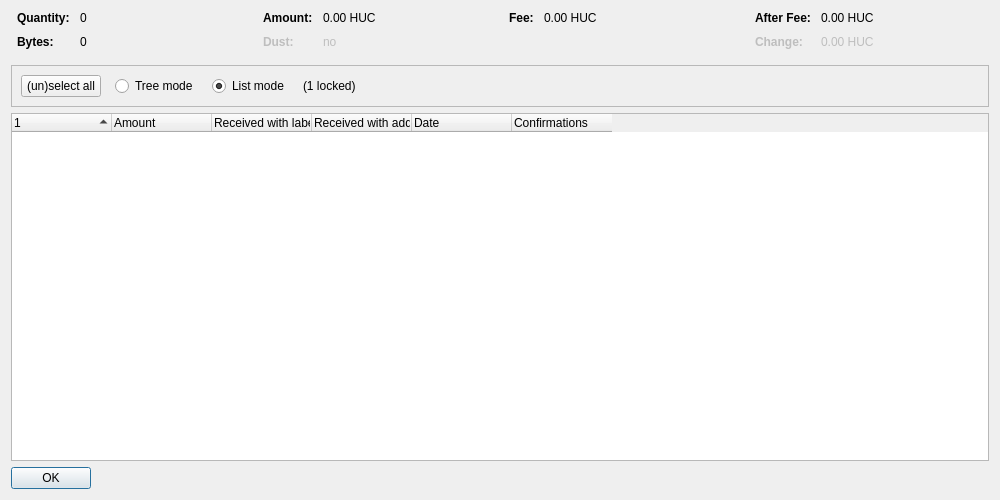
<?xml version="1.0" encoding="UTF-8"?>
<ui version="4.0">
 <class>CoinControlDialog</class>
 <widget class="QDialog" name="CoinControlDialog">
  <property name="geometry">
   <rect>
    <x>0</x>
    <y>0</y>
    <width>1000</width>
    <height>500</height>
   </rect>
  </property>
  <property name="windowTitle">
   <string>Coin Selection</string>
  </property>
  <layout class="QVBoxLayout" name="verticalLayout">
   <item>
    <layout class="QHBoxLayout" name="horizontalLayoutTop" stretch="0,0,0,0">
     <property name="topMargin">
      <number>0</number>
     </property>
     <property name="bottomMargin">
      <number>10</number>
     </property>
     <item>
      <layout class="QFormLayout" name="formLayoutCoinControl1">
       <property name="horizontalSpacing">
        <number>10</number>
       </property>
       <property name="verticalSpacing">
        <number>10</number>
       </property>
       <property name="leftMargin">
        <number>6</number>
       </property>
       <property name="rightMargin">
        <number>6</number>
       </property>
       <item row="0" column="0">
        <widget class="QLabel" name="labelCoinControlQuantityText">
         <property name="font">
          <font>
           <weight>75</weight>
           <bold>true</bold>
          </font>
         </property>
         <property name="text">
          <string>Quantity:</string>
         </property>
        </widget>
       </item>
       <item row="0" column="1">
        <widget class="QLabel" name="labelCoinControlQuantity">
         <property name="cursor">
          <cursorShape>IBeamCursor</cursorShape>
         </property>
         <property name="contextMenuPolicy">
          <enum>Qt::ActionsContextMenu</enum>
         </property>
         <property name="text">
          <string notr="true">0</string>
         </property>
         <property name="textInteractionFlags">
          <set>Qt::LinksAccessibleByMouse|Qt::TextSelectableByKeyboard|Qt::TextSelectableByMouse</set>
         </property>
        </widget>
       </item>
       <item row="1" column="0">
        <widget class="QLabel" name="labelCoinControlBytesText">
         <property name="font">
          <font>
           <weight>75</weight>
           <bold>true</bold>
          </font>
         </property>
         <property name="text">
          <string>Bytes:</string>
         </property>
        </widget>
       </item>
       <item row="1" column="1">
        <widget class="QLabel" name="labelCoinControlBytes">
         <property name="cursor">
          <cursorShape>IBeamCursor</cursorShape>
         </property>
         <property name="contextMenuPolicy">
          <enum>Qt::ActionsContextMenu</enum>
         </property>
         <property name="text">
          <string notr="true">0</string>
         </property>
         <property name="textInteractionFlags">
          <set>Qt::LinksAccessibleByMouse|Qt::TextSelectableByKeyboard|Qt::TextSelectableByMouse</set>
         </property>
        </widget>
       </item>
      </layout>
     </item>
     <item>
      <layout class="QFormLayout" name="formLayoutCoinControl2">
       <property name="horizontalSpacing">
        <number>10</number>
       </property>
       <property name="verticalSpacing">
        <number>10</number>
       </property>
       <property name="leftMargin">
        <number>6</number>
       </property>
       <property name="rightMargin">
        <number>6</number>
       </property>
       <item row="0" column="0">
        <widget class="QLabel" name="labelCoinControlAmountText">
         <property name="font">
          <font>
           <weight>75</weight>
           <bold>true</bold>
          </font>
         </property>
         <property name="text">
          <string>Amount:</string>
         </property>
        </widget>
       </item>
       <item row="0" column="1">
        <widget class="QLabel" name="labelCoinControlAmount">
         <property name="cursor">
          <cursorShape>IBeamCursor</cursorShape>
         </property>
         <property name="contextMenuPolicy">
          <enum>Qt::ActionsContextMenu</enum>
         </property>
         <property name="text">
          <string notr="true">0.00 HUC</string>
         </property>
         <property name="textInteractionFlags">
          <set>Qt::LinksAccessibleByMouse|Qt::TextSelectableByKeyboard|Qt::TextSelectableByMouse</set>
         </property>
        </widget>
       </item>
       <item row="1" column="0">
        <widget class="QLabel" name="labelCoinControlLowOutputText">
         <property name="enabled">
          <bool>false</bool>
         </property>
         <property name="font">
          <font>
           <weight>75</weight>
           <bold>true</bold>
          </font>
         </property>
         <property name="text">
          <string>Dust:</string>
         </property>
        </widget>
       </item>
       <item row="1" column="1">
        <widget class="QLabel" name="labelCoinControlLowOutput">
         <property name="enabled">
          <bool>false</bool>
         </property>
         <property name="cursor">
          <cursorShape>IBeamCursor</cursorShape>
         </property>
         <property name="contextMenuPolicy">
          <enum>Qt::ActionsContextMenu</enum>
         </property>
         <property name="text">
          <string notr="true">no</string>
         </property>
         <property name="textInteractionFlags">
          <set>Qt::LinksAccessibleByMouse|Qt::TextSelectableByKeyboard|Qt::TextSelectableByMouse</set>
         </property>
        </widget>
       </item>
      </layout>
     </item>
     <item>
      <layout class="QFormLayout" name="formLayoutCoinControl3">
       <property name="horizontalSpacing">
        <number>10</number>
       </property>
       <property name="verticalSpacing">
        <number>10</number>
       </property>
       <property name="leftMargin">
        <number>6</number>
       </property>
       <property name="rightMargin">
        <number>6</number>
       </property>
       <item row="0" column="0">
        <widget class="QLabel" name="labelCoinControlFeeText">
         <property name="font">
          <font>
           <weight>75</weight>
           <bold>true</bold>
          </font>
         </property>
         <property name="text">
          <string>Fee:</string>
         </property>
        </widget>
       </item>
       <item row="0" column="1">
        <widget class="QLabel" name="labelCoinControlFee">
         <property name="cursor">
          <cursorShape>IBeamCursor</cursorShape>
         </property>
         <property name="contextMenuPolicy">
          <enum>Qt::ActionsContextMenu</enum>
         </property>
         <property name="text">
          <string notr="true">0.00 HUC</string>
         </property>
         <property name="textInteractionFlags">
          <set>Qt::LinksAccessibleByMouse|Qt::TextSelectableByKeyboard|Qt::TextSelectableByMouse</set>
         </property>
        </widget>
       </item>
      </layout>
     </item>
     <item>
      <layout class="QFormLayout" name="formLayoutCoinControl4">
       <property name="horizontalSpacing">
        <number>10</number>
       </property>
       <property name="verticalSpacing">
        <number>10</number>
       </property>
       <property name="leftMargin">
        <number>6</number>
       </property>
       <property name="rightMargin">
        <number>6</number>
       </property>
       <item row="0" column="0">
        <widget class="QLabel" name="labelCoinControlAfterFeeText">
         <property name="font">
          <font>
           <weight>75</weight>
           <bold>true</bold>
          </font>
         </property>
         <property name="text">
          <string>After Fee:</string>
         </property>
        </widget>
       </item>
       <item row="0" column="1">
        <widget class="QLabel" name="labelCoinControlAfterFee">
         <property name="cursor">
          <cursorShape>IBeamCursor</cursorShape>
         </property>
         <property name="contextMenuPolicy">
          <enum>Qt::ActionsContextMenu</enum>
         </property>
         <property name="text">
          <string notr="true">0.00 HUC</string>
         </property>
         <property name="textInteractionFlags">
          <set>Qt::LinksAccessibleByMouse|Qt::TextSelectableByKeyboard|Qt::TextSelectableByMouse</set>
         </property>
        </widget>
       </item>
       <item row="1" column="0">
        <widget class="QLabel" name="labelCoinControlChangeText">
         <property name="enabled">
          <bool>false</bool>
         </property>
         <property name="font">
          <font>
           <weight>75</weight>
           <bold>true</bold>
          </font>
         </property>
         <property name="text">
          <string>Change:</string>
         </property>
        </widget>
       </item>
       <item row="1" column="1">
        <widget class="QLabel" name="labelCoinControlChange">
         <property name="enabled">
          <bool>false</bool>
         </property>
         <property name="cursor">
          <cursorShape>IBeamCursor</cursorShape>
         </property>
         <property name="contextMenuPolicy">
          <enum>Qt::ActionsContextMenu</enum>
         </property>
         <property name="text">
          <string notr="true">0.00 HUC</string>
         </property>
         <property name="textInteractionFlags">
          <set>Qt::LinksAccessibleByMouse|Qt::TextSelectableByKeyboard|Qt::TextSelectableByMouse</set>
         </property>
        </widget>
       </item>
      </layout>
     </item>
    </layout>
   </item>
   <item>
    <widget class="QFrame" name="frame">
     <property name="minimumSize">
      <size>
       <width>0</width>
       <height>40</height>
      </size>
     </property>
     <property name="frameShape">
      <enum>QFrame::StyledPanel</enum>
     </property>
     <property name="frameShadow">
      <enum>QFrame::Sunken</enum>
     </property>
     <layout class="QHBoxLayout" name="horizontalLayout">
      <item>
       <layout class="QHBoxLayout" name="horizontalLayoutPanel" stretch="0,0,0,0,0">
        <property name="spacing">
         <number>14</number>
        </property>
        <item>
         <widget class="QPushButton" name="pushButtonSelectAll">
          <property name="sizePolicy">
           <sizepolicy hsizetype="Maximum" vsizetype="Fixed">
            <horstretch>0</horstretch>
            <verstretch>0</verstretch>
           </sizepolicy>
          </property>
          <property name="text">
           <string>(un)select all</string>
          </property>
          <property name="autoDefault">
           <bool>false</bool>
          </property>
         </widget>
        </item>
        <item>
         <widget class="QRadioButton" name="radioTreeMode">
          <property name="sizePolicy">
           <sizepolicy hsizetype="Maximum" vsizetype="Fixed">
            <horstretch>0</horstretch>
            <verstretch>0</verstretch>
           </sizepolicy>
          </property>
          <property name="text">
           <string>Tree mode</string>
          </property>
         </widget>
        </item>
        <item>
         <widget class="QRadioButton" name="radioListMode">
          <property name="sizePolicy">
           <sizepolicy hsizetype="Maximum" vsizetype="Fixed">
            <horstretch>0</horstretch>
            <verstretch>0</verstretch>
           </sizepolicy>
          </property>
          <property name="text">
           <string>List mode</string>
          </property>
          <property name="checked">
           <bool>true</bool>
          </property>
         </widget>
        </item>
        <item>
         <widget class="QLabel" name="labelLocked">
          <property name="text">
           <string notr="true">(1 locked)</string>
          </property>
         </widget>
        </item>
        <item>
         <spacer name="horizontalSpacer">
          <property name="orientation">
           <enum>Qt::Horizontal</enum>
          </property>
          <property name="sizeHint" stdset="0">
           <size>
            <width>40</width>
            <height>20</height>
           </size>
          </property>
         </spacer>
        </item>
       </layout>
      </item>
     </layout>
    </widget>
   </item>
   <item>
    <widget class="CoinControlTreeWidget" name="treeWidget">
     <property name="contextMenuPolicy">
      <enum>Qt::CustomContextMenu</enum>
     </property>
     <property name="sortingEnabled">
      <bool>false</bool>
     </property>
     <property name="columnCount">
      <number>6</number>
     </property>
     <attribute name="headerShowSortIndicator" stdset="0">
      <bool>true</bool>
     </attribute>
     <attribute name="headerStretchLastSection">
      <bool>false</bool>
     </attribute>
     <column>
      <property name="text">
       <string/>
      </property>
     </column>
     <column>
      <property name="text">
       <string>Amount</string>
      </property>
     </column>
     <column>
      <property name="text">
       <string>Received with label</string>
      </property>
     </column>
     <column>
      <property name="text">
       <string>Received with address</string>
      </property>
     </column>
     <column>
      <property name="text">
       <string>Date</string>
      </property>
     </column>
     <column>
      <property name="text">
       <string>Confirmations</string>
      </property>
      <property name="toolTip">
       <string>Confirmed</string>
      </property>
     </column>
     <column>
      <property name="text">
       <string/>
      </property>
     </column>
     <column>
      <property name="text">
       <string/>
      </property>
     </column>
     <column>
      <property name="text">
       <string/>
      </property>
     </column>
     <column>
      <property name="text">
       <string/>
      </property>
     </column>
    </widget>
   </item>
   <item>
    <widget class="QDialogButtonBox" name="buttonBox">
     <property name="sizePolicy">
      <sizepolicy hsizetype="Maximum" vsizetype="Fixed">
       <horstretch>0</horstretch>
       <verstretch>0</verstretch>
      </sizepolicy>
     </property>
     <property name="orientation">
      <enum>Qt::Horizontal</enum>
     </property>
     <property name="standardButtons">
      <set>QDialogButtonBox::Ok</set>
     </property>
    </widget>
   </item>
  </layout>
 </widget>
 <customwidgets>
  <customwidget>
   <class>CoinControlTreeWidget</class>
   <extends>QTreeWidget</extends>
   <header>qt/coincontroltreewidget.h</header>
  </customwidget>
 </customwidgets>
 <resources/>
 <connections/>
</ui>
